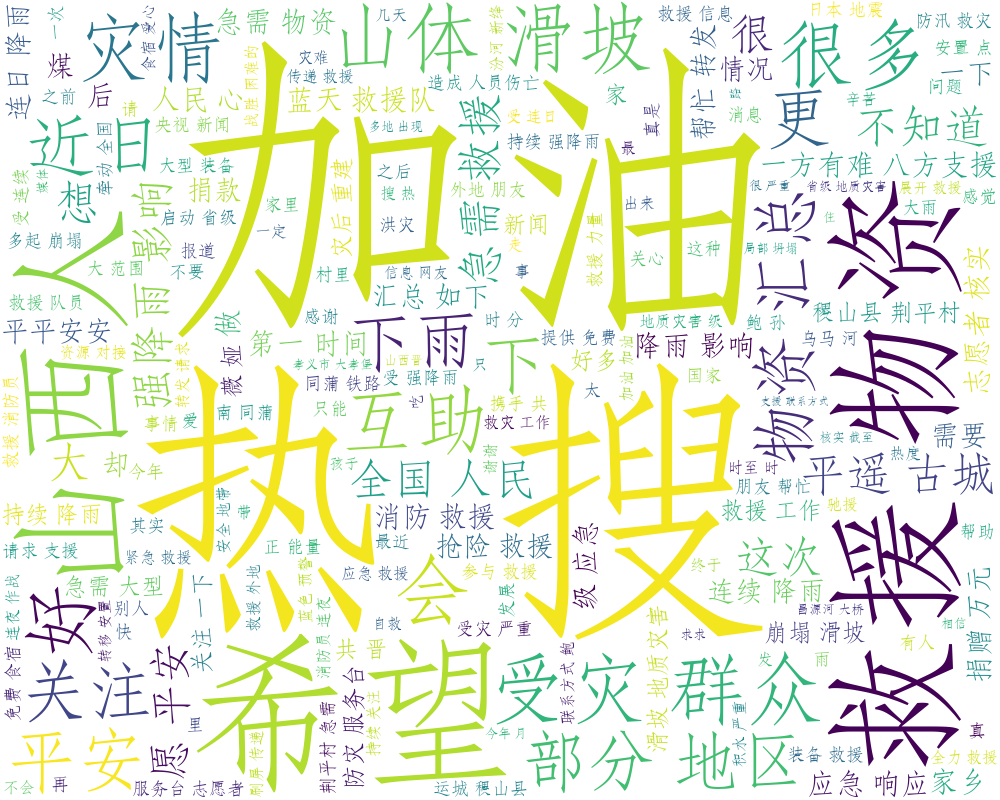

Recreate this plot in Python.
import wordcloud
#from wordcloud import WordCloud

import matplotlib.pyplot as plt
import pandas as pd
import ast

df1 = pd.read_csv('total_flood.csv',converters={'text_pre_list':ast.literal_eval}, encoding='utf-8')
f1 = open('stopwords.txt','r',encoding='utf-8')
stopwords = []
for line in f1.readlines() :
    stopwords.append(line.strip())
print(set(stopwords))
print(len(set(stopwords)))
comment_words = ''
#stopwords = set(STOPWORDS)

# iterate through the csv file
for val in df1.text_pre_list:
    #print(val)
    # typecaste each val to string
    for i in val :
        #print(i)
        comment_words += ''.join(i)+' '
    #val = str(val)

    # split the value
    #tokens = val.split()

    # Converts each token into lowercase
    #for i in range(len(tokens)):
        #tokens[i] = tokens[i].lower()

    #comment_words += " ".join(tokens)+" "
#print(comment_words)
wc = wordcloud.WordCloud(width = 1000, height = 800,
                background_color ='white',
                font_path='STFangSong.ttf',
                stopwords = set(stopwords),
                min_font_size = 10).generate(comment_words)

# plot the WordCloud image
plt.figure(figsize = (8, 8), facecolor = None)
plt.imshow(wc)
plt.axis("off")
plt.tight_layout(pad = 0)

plt.show()
wc.to_file('weibo_word_cloud.png')
